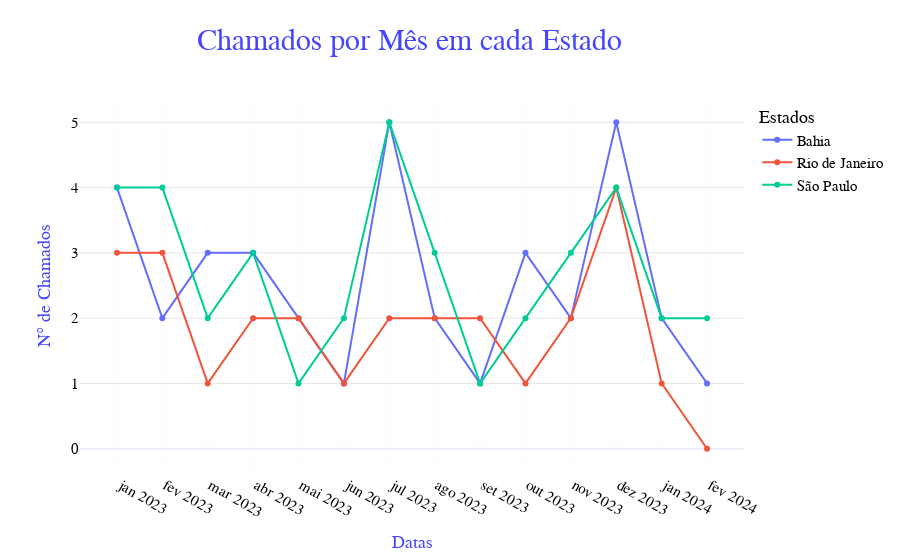

Notebook source saved alongside this figure:
### Code cell
# criando gráfico do plotly
estados_meses_graf = go.Figure()

# adicionando linhas do gráfico    eixo x = linhas do DF agrupado       eixo y = coluna de um estado do DF agrupado    nome da linha
estados_meses_graf.add_trace(go.Scatter(x = estados_meses_agrupado_df.index, y = estados_meses_agrupado_df['BA'], name = 'Bahia'))
estados_meses_graf.add_trace(go.Scatter(x = estados_meses_agrupado_df.index, y = estados_meses_agrupado_df['RJ'], name = 'Rio de Janeiro'))
estados_meses_graf.add_trace(go.Scatter(x = estados_meses_agrupado_df.index, y = estados_meses_agrupado_df['SP'], name = 'São Paulo'))

# personalizando o gráfico
estados_meses_graf.update_layout(
    # título do gráfico
    title = dict(text='Chamados por Mês em cada Estado', 
                    x=0.455, # posicionamento horizontal
                    font=dict(family='Helvetica', size=30, color='#44f')), # fonte

    # títulos dos eixos X e Y               
    xaxis_title = dict(text='Datas', font=dict(family='Helvetica', size=18, color='#44f')), 
    yaxis_title = dict(text='N° de Chamados', font=dict(family='Helvetica', size=18, color='#44f')),

    # grade do eixo y
    yaxis_gridcolor = '#ccc',   # cor
    yaxis_gridwidth = 0.5,      # espessura
    
    # grade do eixo x
    xaxis_gridcolor = '#ccc',   # cor
    xaxis_gridwidth = 0.1,      # espessura
    
    # título da legenda
    legend_title='Estados',

    # template de cores 
    template = 'plotly_white',

    # fonte do resto do conteúdo
    font = dict(family='Helvetica', size=15, color='#000')
)

estados_meses_graf

### Figure 1 — Plotly figure (JSON) as saved in the notebook; plotly's stock layout.template omitted (floating-point values rounded to 4 significant figures)
{"data": [{"name": "Bahia", "type": "scatter", "x": [" jan 2023", " fev 2023", " mar 2023", " abr 2023", " mai 2023", " jun 2023", " jul 2023", " ago 2023", " set 2023", " out 2023", " nov 2023", " dez 2023", " jan 2024", " fev 2024"], "y": [4, 2, 3, 3, 2, 1, 5, 2, 1, 3, 2, 5, 2, 1]}, {"name": "Rio de Janeiro", "type": "scatter", "x": [" jan 2023", " fev 2023", " mar 2023", " abr 2023", " mai 2023", " jun 2023", " jul 2023", " ago 2023", " set 2023", " out 2023", " nov 2023", " dez 2023", " jan 2024", " fev 2024"], "y": [3, 3, 1, 2, 2, 1, 2, 2, 2, 1, 2, 4, 1, 0]}, {"name": "São Paulo", "type": "scatter", "x": [" jan 2023", " fev 2023", " mar 2023", " abr 2023", " mai 2023", " jun 2023", " jul 2023", " ago 2023", " set 2023", " out 2023", " nov 2023", " dez 2023", " jan 2024", " fev 2024"], "y": [4, 4, 2, 3, 1, 2, 5, 3, 1, 2, 3, 4, 2, 2]}], "layout": {"font": {"color": "#000", "family": "Helvetica", "size": 15}, "legend": {"title": {"text": "Estados"}}, "title": {"font": {"color": "#44f", "family": "Helvetica", "size": 30}, "text": "Chamados por Mês em cada Estado", "x": 0.455}, "xaxis": {"gridcolor": "#ccc", "gridwidth": 0.1, "title": {"font": {"color": "#44f", "family": "Helvetica", "size": 18}, "text": "Datas"}}, "yaxis": {"gridcolor": "#ccc", "gridwidth": 0.5, "title": {"font": {"color": "#44f", "family": "Helvetica", "size": 18}, "text": "N° de Chamados"}}}}
